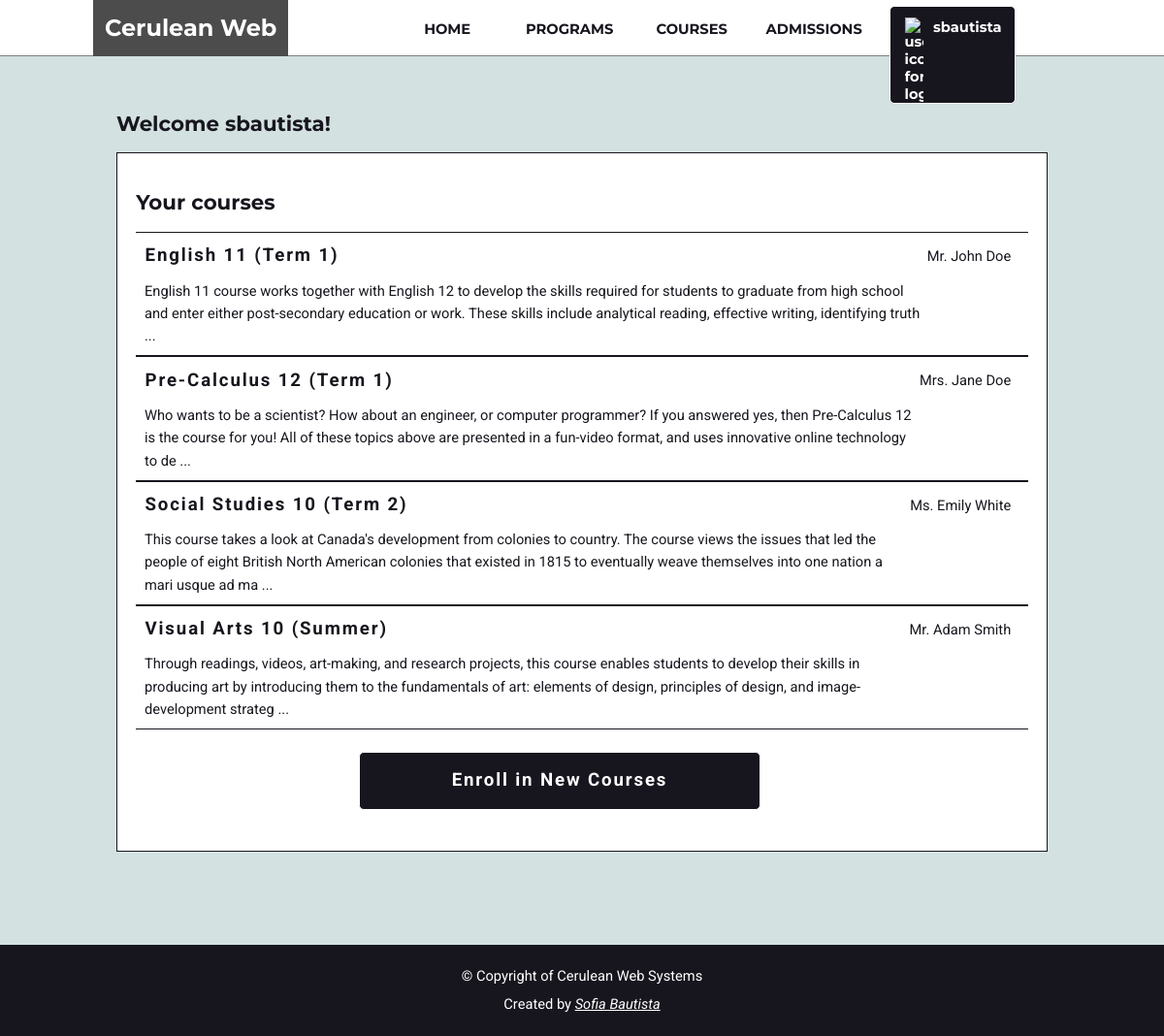
Page /welcome.php (signed in) on the committed database.
### tables this page shows
CREATE TABLE IF NOT EXISTS `enrolled_in` (
  `course_id` varchar(5) NOT NULL,
  `pen` int(9) NOT NULL,
  PRIMARY KEY (`course_id`,`pen`),
  KEY `pen` (`pen`)
);

CREATE TABLE IF NOT EXISTS `teachers` (
  `sin` int(9) NOT NULL,
  `lastname` varchar(100) NOT NULL,
  `firstname` varchar(100) NOT NULL,
  `dob` varchar(10) NOT NULL,
  `dept_speciality` char(20) NOT NULL,
  `username` varchar(50) NOT NULL,
  `user_password` varchar(100) NOT NULL,
  PRIMARY KEY (`sin`),
  UNIQUE KEY `sin` (`sin`),
  UNIQUE KEY `user_password` (`user_password`)
);

CREATE TABLE IF NOT EXISTS `courselist` (
  `course_id` varchar(5) NOT NULL,
  `course_name` varchar(20) NOT NULL,
  `course_desc` varchar(1500) NOT NULL,
  `num_credits` int(1) NOT NULL,
  `grade_level` int(2) NOT NULL,
  `term_offered` varchar(10) DEFAULT NULL,
  `dept_id` int(2) DEFAULT NULL,
  PRIMARY KEY (`course_id`),
  UNIQUE KEY `course_id` (`course_id`),
  KEY `dept_id` (`dept_id`)
);

### templates/session.php (called while the page is built, shortened)
<?php
   include('db_login_connect.php');
   if (isset($_SESSION) && isset($_SESSION['login_user'])) {
   $user_check = $_SESSION['login_user'];
   $ses_sql = mysqli_query($cntn,"select username from (SELECT username, user_password FROM students UNION ALL SELECT username, user_password FROM teachers) as t1 where t1.username = '$user_check' ");
   $row = mysqli_fetch_array($ses_sql,MYSQLI_ASSOC);
   $login_session = $row['username'];
}
?>

### templates/your_courses.php (the view, shortened to what this page needs)
<?php
require('db_login_connect.php');
require('db_connect.php');
$read_courses = "SELECT b.course_id, a.* FROM students a JOIN enrolled_in b ON b.pen = a.pen WHERE a.username = '$login_session'";
$result = mysqli_query($cntn, $read_courses);
while($row  = mysqli_fetch_array($result)) {
	$c = array($row["course_id"]);
	echo "<div class = 'course-links'>";
	if (in_array("ENG11",$c)) {
		$read_course_info_query = "SELECT a.sin, a.lastname, a.firstname, c.course_id, c.course_desc FROM teachers a JOIN teaches b on a.sin = b.sin JOIN courselist c on b.course_id = c.course_id WHERE c.course_id = 'ENG11';";
		$read_course_info = mysqli_query($connection,$read_course_info_query);
		$row1 = mysqli_fetch_array($read_course_info);
		echo "<a href = '"."./eng11.php"."'><h3>English 11 (Term 1) </h3></a>";
		echo "<p class = 'teacher-label'> Mr. ".$row1['firstname']." ".$row1['lastname']."</p>";
		if (strlen($row1['course_desc']) >= 250) {
			echo "<p class = 'course-desc'>".substr($row1['course_desc'],0,250)." ...</p>";
		}else {
			echo $row1['course_desc'];
		}
	} else if (in_array("SOC10",$c)) {
		$read_course_info_query = "SELECT a.sin, a.lastname, a.firstname, c.course_id, c.course_desc FROM teachers a JOIN teaches b on a.sin = b.sin JOIN courselist c on b.course_id = c.course_id WHERE c.course_id = 'SOC10';";
		$read_course_info = mysqli_query($connection,$read_course_info_query);
		$row2 = mysqli_fetch_array($read_course_info);
		echo "<a href = '"."./soc10.php"."'><h3>Social Studies 10 (Term 2) </h3></a>";
		echo "<p class = 'teacher-label'> Ms. ".$row2['firstname']." ".$row2['lastname']."</p>";
		if (strlen($row2['course_desc']) >= 250) {
			echo "<p class = 'course-desc'>".substr($row2['course_desc'],0,250)." ...</p>";
		}else {
			echo $row2['course_desc'];
		}
	} else if (in_array("PC12",$c)) {
		$read_course_info_query = "SELECT a.sin, a.lastname, a.firstname, c.course_id, c.course_desc FROM teachers a JOIN teaches b on a.sin = b.sin JOIN courselist c on b.course_id = c.course_id WHERE c.course_id = 'PC12';";
		$read_course_info = mysqli_query($connection,$read_course_info_query);
		$row3 = mysqli_fetch_array($read_course_info);
		echo "<a href = '"."./pc12.php"."'><h3>Pre-Calculus 12 (Term 1) </h3></a>";
		echo "<p class = 'teacher-label'> Mrs. ".$row3['firstname']." ".$row3['lastname']."</p>";
		if (strlen($row3['course_desc']) >= 250) {
			echo "<p class = 'course-desc'>".substr($row3['course_desc'],0,250)." ...</p>";
		} else {
			echo $row3['course_desc'];
		}
	} else if (in_array("VA10",$c)) {
		$read_course_info_query = "SELECT a.sin, a.lastname, a.firstname, c.course_id, c.course_desc FROM teachers a JOIN teaches b on a.sin = b.sin JOIN courselist c on b.course_id = c.course_id WHERE c.course_id = 'VA10';";
		$read_course_info = mysqli_query($connection,$read_course_info_query);
		$row4 = mysqli_fetch_array($read_course_info);
		echo "<a href = '"."./va10.php"."'><h3>Visual Arts 10 (Summer) </h3></a>";
		echo "<p class = 'teacher-label'> Mr. ".$row4['firstname']." ".$row4['lastname']."</p>";
		if (strlen($row4['course_desc']) >= 250) {
			echo "<p class = 'course-desc'>".substr($row4['course_desc'],0,250)." ...</p>";
		} else {
			echo $row4['course_desc'];
		}
	}
	echo "</div>";
}
?>

### welcome.php (shortened to what this page needs)
<?php
if (!isset($_SESSION['login_user']) || isset($_SESSION)) {
   include('templates/session.php');
}
?>
<!doctype html>
<head>
	<link rel="stylesheet" href="css/main.css">
	<link rel="stylesheet" href="css/grid.css">
</head>
<body>
	<?php require('templates/logged_in_header.php'); ?>
	<section class = "welcome-page">
		<h2>Welcome <?php echo $login_session;?>!</h2>
		<article>
			<h2> Your courses </h2>
			<?php include('templates/your_courses.php') ?>
			<button id = "enroll-button" onclick="document.getElementById('id03').style.display='block'">
				<h3>Enroll in New Courses</h3>
			</button>
		</article>
	</section>
	<?php require('templates/footer.php'); ?>
</body>
</html>

### templates/logged_in_header.php (shortened to what this page needs)
<!doctype html>
<head>
	<link rel="stylesheet" href="css/header.css">
</head>
<body>
	<header>
		<div class = "grid-row">
			<nav id = "main-nav">
				<h1 class = "main-header" style = "margin: 0 10% 0 0;"> Cerulean Web </h1>
				<nav id = "main-nav-items" class="grid">
					<div class="grid-col-20of100">
						<a href="index.php" class = "nav-button">HOME</a>
					</div>
					<div class="grid-col-20of100">
						<a href="programs.php" class = "nav-button">PROGRAMS</a>
					</div>
					<div class="grid-col-20of100">
						<a href="courses.php" class = "nav-button">COURSES</a>
					</div>
					<div class="grid-col-20of100">
						<a href="admissions.php" class = "nav-button">ADMISSIONS</a>
					</div>
					<div class="grid-col-20of100">
						<div class="dropdown">
							<button class="dropbtn">
								<img src = "img/user-shape.svg" alt = "user icon for login" style = "margin: 0.75em 0.5em 0 1em;">
								<h2> <?php echo $login_session; ?> </h2>
							</button>
						</div>
					</div>
				</nav>
			</nav>
		</div>
	</header>
</body>
</html>

### templates/footer.php (shortened to what this page needs)
<!doctype html>
<head>
	<link rel="stylesheet" href="css/footer.css">
	<link rel="stylesheet" href="css/main.css">
</head>
<body>
	<div class = "footer">
	<p class = "copyright"> © Copyright of Cerulean Web Systems </p>
	<p class = "author"> Created by <a href = "./about.php"> Sofia Bautista </a> </p>
	</div>
</body>
</html>

### css/main.css (style rules this page uses)
body { margin: 0; background-color: #D3E1E1; }
h2 { font-family: 'Montserrat', sans-serif; font-size: 16pt; color: #17161E; }
h3 { font-family: 'Roboto', sans-serif; font-size: 14pt; line-height: 1.6em; letter-spacing: 0.20em; color: #17161E; }
p, ul li, ol li { font-family: 'Roboto', sans-serif; font-size: 11pt; line-height: 1.6em; color: #17161E; }
.programs-page, .course-details-page, .welcome-page, .about-page { padding: 8% 10%; }
.programs-page article, .course-details-page article, .welcome-page article, .about-page article { background-color: #fff; border: 1px solid #17161E; padding: 2%; }
.programs-page h3, .course-details-page h3, .welcome-page h3, .about-page h3 { margin: 0; letter-spacing: 0.1em; }
.welcome-page article { min-height: 300px; }
.course-links a { text-decoration: none; color: #17161E; }
.course-links h3 { padding: 0.5em 0 0.5em 0.5em; border-top: 1px solid #17161E; }
.course-links .course-desc { margin: 0; border-bottom: 1px solid #17161E; padding: 0 0 0.5em 0.6em; }
.teacher-label { position: relative; top:-50px; padding-right: 1.2em; display: inline-block; float: right; }
#enroll-button { display: inline-block; float: none; width: 45%; margin: 2.5% 25%; }
#enroll-button h3 { color: white; }

### css/grid.css (style rules this page uses)
*, *::after, *::before { box-sizing: border-box; }
[class^='grid-col-'] { float: left; padding: 0; }
.grid-row::after { content: ""; display: block; clear: both; }

### css/header.css (style rules this page uses)
*, *::after, *::before { box-sizing: border-box; }
[class^='grid-col-'] { float: left; padding: 0; }
.grid-col-20of100 { width: 12.5%; }
.grid-row::after { content: ""; display: block; clear: both; }
h1.main-header { font-family: 'Montserrat', sans-serif; display: inline-block; position: relative; float: left; padding: 0.6em 0.5em; margin: 0 19% 0 0; background-color: #4c4c4c; color: #fff; }
#main-nav a.nav-button, #main-nav a.nav-button:visited { display: inline-block; background-color: transparent; color: #17161E; font-family: 'Montserrat', sans-serif; font-weight: bold; font-size: 11pt; text-align: center; width: 100%; padding: 1.4em 0.5em 1.2em 0.5em; text-decoration: none; -webkit-transition: color 0.2s; transition: color 0.2s; }
#main-nav { position: fixed; z-index: 100; top: 0; left: 0; width: 100%; height: 58px; border-bottom: 1.2px solid #7e7e7e; background-color: #fff; margin: auto; padding: 0 8%; }
#login-button img, .dropbtn img { width: 15%; float: left; margin: 1em 0.5em 0 1em; }
#login-button h2, .dropbtn h2 { font-size: 11pt; display: inline-block; color: white; float: left; margin-left: 3px; }
button { font-family: 'Montserrat', sans-serif; color: #fff; background-color: #17161E; border-radius: 5px; border: 1px solid #fff; padding: 14px 20px; margin: 8px 0; cursor: pointer; width: 100%; font-size: 11pt; font-weight: bold; color: white; -webkit-transition: background-color 0.2s; transition: background-color 0.2s; }
.dropbtn { font-family: 'Montserrat', sans-serif; color: #fff; background-color: #17161E; border-radius: 5px; border: 1px solid #fff; padding: 0; margin: 0.4em 1em; width: 130px; cursor: pointer; font-size: 11pt; font-weight: bold; color: white; -webkit-transition: background-color 0.2s; transition: background-color 0.2s; cursor: pointer; }
.dropdown { position: relative; display: inline-block; }

### css/footer.css (style rules this page uses)
.footer p, .footer { background-color: #17161E; color: #fff; padding: 0.2em 0; }
.copyright { text-align: center; margin-bottom: 0; padding-bottom: 0; }
.author { text-align: center; margin-top: 0; padding-top: 0; }
.author a { font-style: italic; color: inherit; }

### rows in the picture
enrolled_in: teachers.firstname "John", teachers.lastname "Doe", course.course_desc "English 11 course works together with English 12 to develop the skills required for students to graduate from high school and enter either post-secondary education or work. These skills include analytical reading, effective writing, identifying truth"
enrolled_in: teachers.firstname "Jane", teachers.lastname "Doe", course.course_desc "Who wants to be a scientist? How about an engineer, or computer programmer? If you answered yes, then Pre-Calculus 12 is the course for you! All of these topics above are presented in a fun-video format, and uses innovative online technology to de"
enrolled_in: teachers.firstname "Emily", teachers.lastname "White", course.course_desc "This course takes a look at Canada's development from colonies to country. The course views the issues that led the people of eight British North American colonies that existed in 1815 to eventually weave themselves into one nation a mari usque ad ma"
enrolled_in: teachers.firstname "Adam", teachers.lastname "Smith", course.course_desc "Through readings, videos, art-making, and research projects, this course enables students to develop their skills in producing art by introducing them to the fundamentals of art: elements of design, principles of design, and image-development strateg"

### other values in the picture
$login_session "sbautista"
